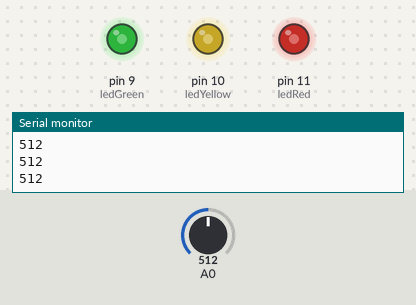
Simulated run of this sketch. Board: Arduino Uno, built with avr-gcc and run on an emulated ATmega328P. Parts: output pins drawn as LEDs (lit = HIGH), the last lines printed to the serial monitor. The inputs (shaded band) are chosen by the test bench; at power-on: A0 = 512.

Above: at 1.2 s.
1.3 s: A0 set to 490
At 2.5 s:
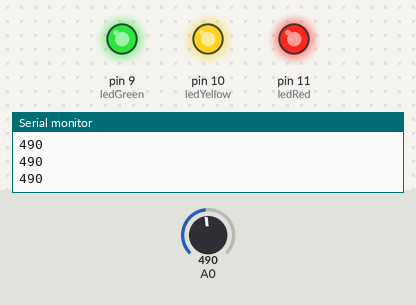
2.8 s: A0 set to 500
At 3.9 s:
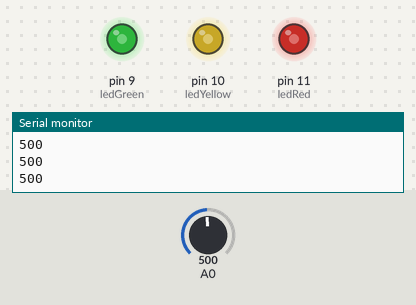
4.3 s: A0 set to 900
At 5.0 s:
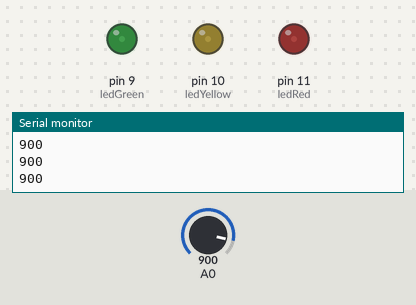
5.8 s: A0 set to 1023
At 6.3 s:
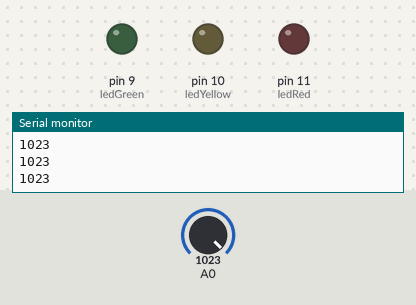
7.3 s: A0 set to 1001
At 8.5 s:
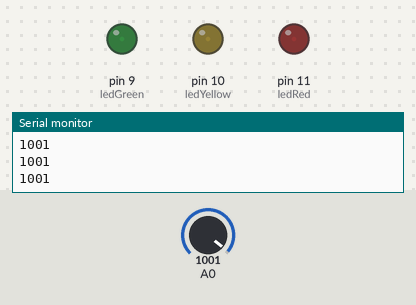
8.8 s: A0 set to 511
At 9.5 s:
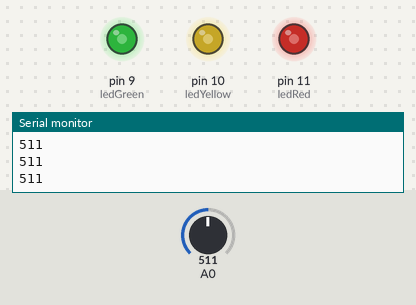
Timing chart, 0 to 11.3 s (numbered marks = the images above; inputs shaded):
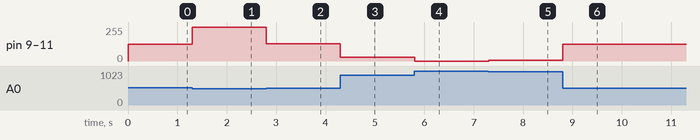

Measured:
- the behaviour switches between 499 and 500 on A0 (found by bisection; images 1 and 2)
- after the input at 1.3 s, pin 9 (ledGreen), pin 10 (ledYellow), pin 11 (ledRed): 127/255 → 255/255 at once
- after the input at 2.8 s, pin 9 (ledGreen), pin 10 (ledYellow), pin 11 (ledRed): 255/255 → 130/255 at once
- after the input at 4.3 s, pin 9 (ledGreen), pin 10 (ledYellow), pin 11 (ledRed): 130/255 → 30/255 at once
- after the input at 5.8 s, pin 9 (ledGreen), pin 10 (ledYellow), pin 11 (ledRed): 30/255 → 0/255 at once
- after the input at 7.3 s, pin 9 (ledGreen), pin 10 (ledYellow), pin 11 (ledRed): 0/255 → 5/255 at once
- after the input at 8.8 s, pin 9 (ledGreen), pin 10 (ledYellow), pin 11 (ledRed): 5/255 → 127/255 at once

The sketch:

sketch_oct16a.ino
```cpp
int ledRed = 11;
int ledYellow = 10;
int ledGreen = 9;

int threshold = 500;
int brightness = 0;

void setup() {
  Serial.begin(9600);
  pinMode(ledRed, OUTPUT);
  pinMode(ledYellow, OUTPUT);
  pinMode(ledGreen, OUTPUT);
}

void loop() {

  int sensorValue = analogRead(A0);
  brightness = map(sensorValue, 1023, 0, 0, 255);

  if(sensorValue < threshold){
    digitalWrite(ledRed, HIGH);
    digitalWrite(ledYellow, HIGH);
    digitalWrite(ledGreen, HIGH);
  }
  else{
    analogWrite(ledRed, brightness);
    analogWrite(ledYellow, brightness);
    analogWrite(ledGreen, brightness);
  }

  Serial.println(sensorValue);
  delay(1);
}
```
